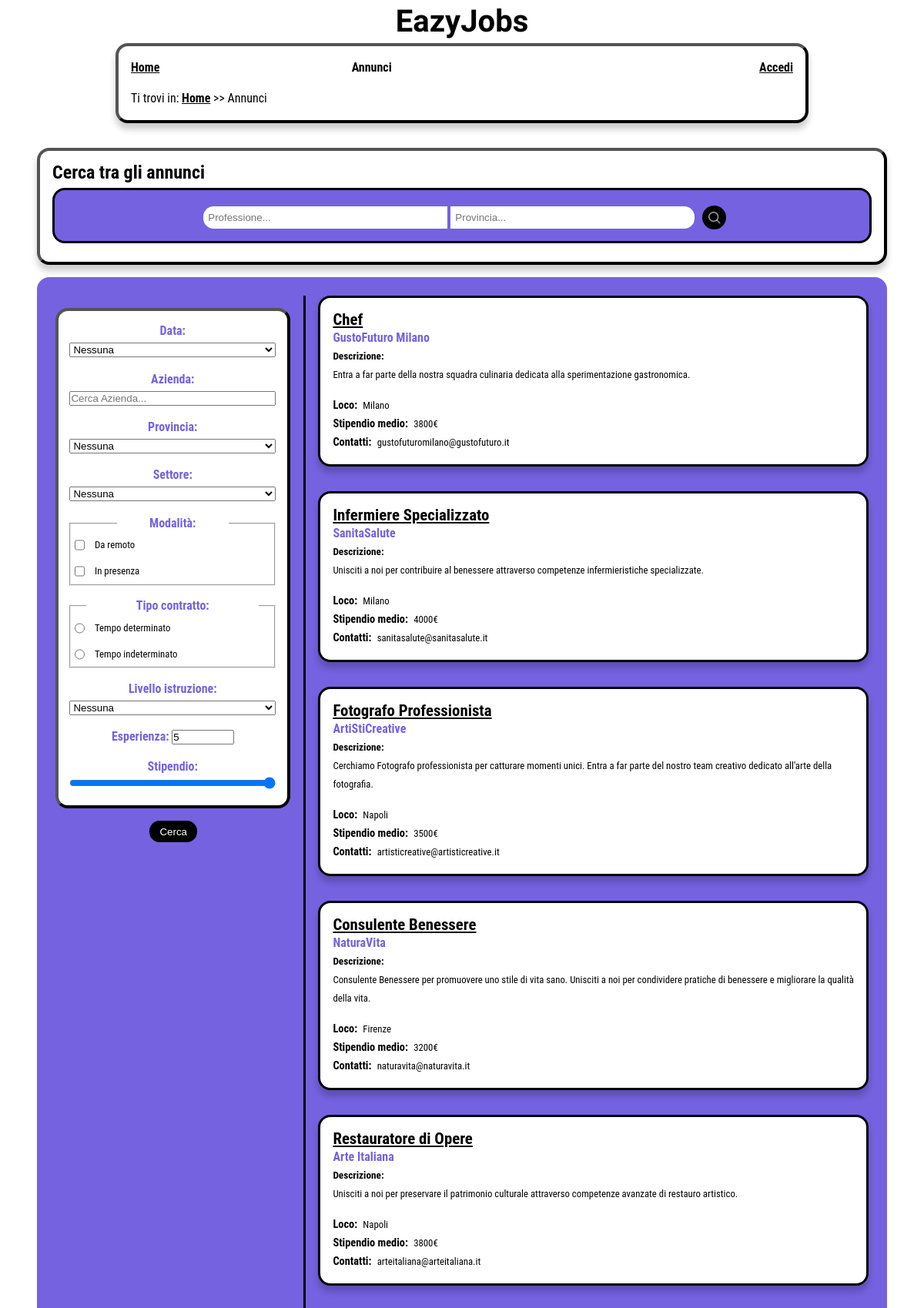
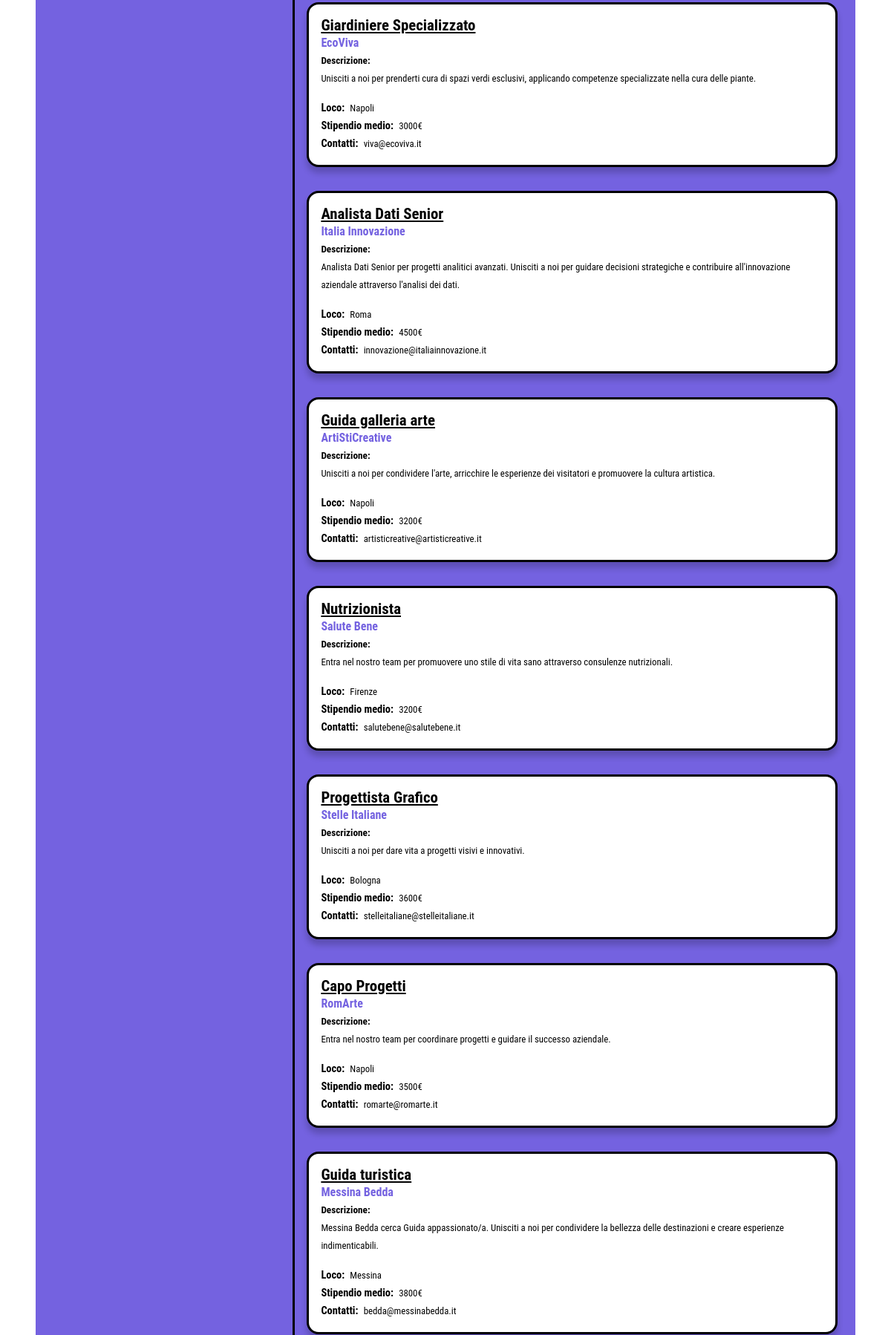
Page /EazyJobs/Annunci.php (upper part) on the committed database (2 pictures, top to bottom).
### tables this page shows
CREATE TABLE IF NOT EXISTS annunci
(
    id int NOT NULL AUTO_INCREMENT,
    titolo character varying(60) NOT NULL,
	locazione character varying(60) NOT NULL,
	data_pub datetime NOT NULL,
	settore character varying(60) NOT NULL,
	remoto boolean NOT NULL,
    presenza boolean NOT NULL,
	contratto character varying(60) NOT NULL,
    `desc_breve` character varying(200) NOT NULL,
	`desc_completa` character varying(500) NOT NULL,
    livello_istruzione character varying(90) NOT NULL,
	esperienza integer NOT NULL,
    stipendio decimal NOT NULL,
    azienda_id int NOT NULL,
    PRIMARY KEY (id),
	FOREIGN KEY (azienda_id)
    REFERENCES aziende (id)
    ON UPDATE CASCADE
    ON DELETE CASCADE
);

CREATE TABLE IF NOT EXISTS aziende
(
    id int NOT NULL AUTO_INCREMENT,
    email character varying(60) UNIQUE NOT NULL,
    password character varying(100) NOT NULL,
	nome character varying(60) NOT NULL,
	sito character varying(50) NOT NULL,
	fondazione integer NOT NULL,
	dipendenti integer NOT NULL,
	fatturato integer NOT NULL,
	sede character varying(60) NOT NULL,
	settore character varying(60) NOT NULL,
	`desc` character varying (500) NOT NULL,
    logo_path character varying(90),
    PRIMARY KEY (id)
);

### EazyJobs/models/annuncio.php (called while the page is built, shortened)
<?php
class Annuncio
{
  private $conn;
  public function __construct($db)
  {
    $this->conn = $db;
  }
  public function getAll()
  {
    $query = 'SELECT annunci.id, azienda_id, titolo, email, desc_completa, desc_breve, data_pub, nome, locazione, annunci.settore, remoto, presenza, contratto, livello_istruzione, esperienza, stipendio FROM annunci INNER JOIN aziende ON azienda_id = aziende.id ORDER BY annunci.id DESC';
    $stmt = $this->conn->prepare($query);
    $stmt->execute();
    return $stmt;
  }
}

### EazyJobs/Annunci.php (the view, shortened to what this page needs)
<?php
include_once 'models/annuncio.php';
$database = new Database();
$db = $database->connect();
$preferiti = array();
$candidati = array();
$annuncio = new Annuncio($db);
$data_pub = $_GET['data_pub'] ?? null;
$nome = $_GET['nome'] ?? null;
$locazione = $_GET['locazione'] ?? null;
$settore = $_GET['settore'] ?? null;
$remoto = $_GET['remoto'] ?? null;
$presenza = $_GET['presenza'] ?? null;
$contratto = $_GET['contratto'] ?? null;
$livello_istruzione = $_GET['livello_istruzione'] ?? null;
$esperienza = $_GET['esperienza'] ?? null;
$stipendio = $_GET['stipendio'] ?? null;
$nome = ($nome === "Nessuna") ? null : $nome;
$locazione = ($locazione === "Nessuna") ? null : $locazione;
$settore = ($settore === "Nessuna") ? null : $settore;
$livello_istruzione = ($livello_istruzione === "Nessuna") ? null : $livello_istruzione;
$filters = array_filter(compact(
    'data_pub',
    'nome',
    'locazione',
    'settore',
    'remoto',
    'presenza',
    'contratto',
    'livello_istruzione',
    'esperienza',
    'stipendio'
));
$result = $annuncio->getAll();
$num = $result->rowCount();
if ($num > 0) {
    $min = "flag";
    $str_professione = "";
    $str_locazione = "";
    $str_provincie = "";
    $str_nome = "";
    $str_settore = "";
    $max = 0;
    $duplicate = array();
    while ($row = $result->fetch(PDO::FETCH_ASSOC)) {
        extract($row);
        if ($min == "flag") {
            $min = $stipendio;
        };
            if (!in_array($titolo, $duplicate)) {
                array_push($duplicate, $titolo);
                $str_professione .=
                    "<option value='" . $titolo . "'> \n";
            }
            if (!in_array($locazione, $duplicate)) {
                array_push($duplicate, $locazione);
                $str_locazione .=
                    "<option value='" . $locazione . "'> \n";
                $str_provincie .=
                    "<option value='" . $locazione . "'> " . $locazione . "</option>\n";
            }
            if (!in_array($nome, $duplicate)) {
                array_push($duplicate, $nome);
                $str_nome .=
                    "<option value='" . $nome . "'> \n";
            }
            if (!in_array($settore, $duplicate)) {
                array_push($duplicate, $settore);
                $str_settore .=
                    "<option value='" . $settore . "'> " . $settore . "</option>\n";
            }
            if ($stipendio > $max)
                $max = $stipendio;
            if ($stipendio < $min)
                $min = $stipendio;
        };
} else {
    echo json_encode(
        array('message' => 'Nessun annuncio trovato')
    );
}
if (empty($filters)) {
    $result1 = $annuncio->getAll();
} else {
    $result1 = $annuncio->getFiltered($filters);
}
$num = $result1->rowCount();
if ($num > 0) {
    $str_annunci = "";
    $str_completo = "";
    $first = true;
    while ($row = $result1->fetch(PDO::FETCH_ASSOC)) {
        extract($row);
        $str_annunci .=
            "<li id='#" . $id . "'>" .
            "<a href='annuncio-" . $id . "' class='annuncio-link' aria-label=\"Scopri l'annuncio " . $titolo ."\" data-target='annuncio-" . $id ."'>" .
            "<h3>" . $titolo . "</h3>" .
            "</a>" .
            "<div class='header-annunci'>" .
            "<h4>" . $nome . "</h4>" .
            "<img src='./assets/logos/". $azienda_id ."_logo.png' alt='Logo azienda " . $nome ."'>" .
            "</div>" .
            "<h5>Descrizione:</h5>" .
            "<p>" . $desc_breve . "</p>" .
            "<dl class='job-info'>" .
            "<dt>Loco:</dt><dd>" . $locazione . "</dd>" .
            "<dt>Stipendio medio:</dt><dd>" . $stipendio . "€</dd>" .
            "<dt>Contatti:</dt><dd>" . $email . "</dd>" .
            "</dl>" .
            "</li>";
        if ($first == true) {
            $str_completo .=
            "<article id='annuncio-" . $id . "' class='annuncio-completo'>";
            $first = false;
        }else{
            $str_completo .=
            "<article id='annuncio-" . $id . "' class='annuncio-completo hidden'>";
        }
            $ml = "";
            if ($presenza == 1) {
                $ml = " In presenza";
            }
            if ($remoto == 1) {
                $ml = "Da remoto";
                if ($presenza == 1) {
                    $ml .= " e in presenza";
                }
            }
        $data_originale = new DateTime($data_pub);
        $data_formattata = $data_originale->format('d/m/Y');
        $str_completo .=
            "<div class='annuncio-completo-contenitore' tabindex='0'>" .
                "<h3>" . $titolo . "</h3>" .
                "<div class='header-annunci'>" .
                "<h4>" . $nome . "</h4>" .
                "<img src='./assets/logos/". $azienda_id ."_logo.png' alt='Logo azienda " . $nome ."'>" .
                "</div>" .
                "<h5>Descrizione:</h5>" .
                "<p>" . $desc_completa . "</p>" .
                "<dl class='annuncio-info'>" .
                "<dt>Candidati all'annuncio:</dt><dd>5</dd>" .
                "<dt>Recensioni dell'azienda:</dt><dd>20</dd>" .
                "</dl>" .
                "<div class='dettagli' aria-live='polite'>" .
                    "<dl class='job-complete-info'>" .
                    "<dt>Data di pubblicazione:</dt><dd><time datetime=\"$data_pub\">" . $data_formattata . "</time></dd>" .
                    "<dt>Loco:</dt><dd>" . $locazione . "</dd>" .
                    "<dt>Settore:</dt><dd>" . $settore . "</dd>" .
                    "<dt>Modalita' di lavoro:</dt><dd>" . $ml . "</dd>" .
                    "<dt>Tipo di contratto:</dt><dd>" . $contratto . "</dd>" .
                    "<dt>Livello di istruzione richiesto:</dt><dd>" . $livello_istruzione . "</dd>" .
                    "<dt>Esperienza minima richiesta:</dt><dd>" . $esperienza . " anni</dd>" .
                    "<dt>Stipendio:</dt><dd>" . $stipendio . " €</dd>" .
                    "<dt>Contatti:</dt><dd>" . $email . "</dd>" .
                    "</dl>" .
                "</div>" .
            "</div>" ;
            $str_completo .=
            "<ul class='azioni-aggiuntive'>" .
            "<li><input type='submit' class='bottone-dettagli' value='Mostra più dettagli' aria-label=\"Mostra più dettagli per l'annuncio #{$id}\"></li>";
            if(!in_array($id, $candidati)){
                $str_completo .=             "<li><input type='submit' class='bottone-candidati' data-id='" . $id ."' value='Candidati' aria-label=\"Candidati all'annuncio #{$id}\"></li>" ;
            }
            if(!in_array($id, $preferiti)){
                $str_completo .= "<li><input type='submit' class='bottone-salva' data-id='" . $id ."' value='Salva' aria-label=\"Salva l'annuncio {$id}\"></li>" ;
            }
            $str_completo .=
                "<li><input type='submit' class='bottone-stampa' value='Stampa' aria-label=\"Stampa l'annuncio {$id}\"></li>".
                "</ul>".
                "<input type='submit' class='bottone-annunci' data-target='annuncio-" . $id ."' value='Torna agli annunci' aria-label=\"Esci dall'annuncio {$id}\">" .
                "</article>";
    }
} else {
    $str_completo = '<img id="no-annuncio-completo" src="./assets/illustrations/undraw_void_ggu.svg" alt="">';
    $str_annunci = '<li class="nessun-trovato">(!) Nessun annuncio trovato</li>';
}
$nomefile = "./templates/Annunci.html";
$contenuto = file_get_contents($nomefile);
if (isset($_SESSION['user_id'])) {
    $contenuto = str_replace("php-placeholder", "User.php", $contenuto);
    $contenuto = str_replace("link-placeholder", "Area personale", $contenuto);
} else if (isset($_SESSION['admin_id'])) {
    $contenuto = str_replace("php-placeholder", "Admin.php", $contenuto);
    $contenuto = str_replace("link-placeholder", "Area personale", $contenuto);
} else {
    $contenuto = str_replace("php-placeholder", "Accedi.php", $contenuto);
    $contenuto = str_replace("link-placeholder", "Accedi", $contenuto);
}
$contenuto = str_replace("", $str_annunci, $contenuto);
$contenuto = str_replace("", $str_completo, $contenuto);
$contenuto = str_replace("", $str_professione, $contenuto);
$contenuto = str_replace("", $str_locazione, $contenuto);
$contenuto = str_replace("", $str_provincie, $contenuto);
$contenuto = str_replace("", $str_nome, $contenuto);
$contenuto = str_replace("", $str_settore, $contenuto);
$contenuto = str_replace("min-placeholder", $min, $contenuto);
$contenuto = str_replace("max-placeholder", $max, $contenuto);
$contenuto = str_replace("value-placeholder", $max, $contenuto);
echo $contenuto;

### EazyJobs/style/style_mini.css (style rules this page uses)
main { width: 90%; margin-top: 0; }
header { display: flex; flex-direction: row; align-items: center; overflow: visible; justify-content: space-between; background-color: var(--headerBgColor); width: 100%; max-height: 20vh; margin-bottom: 0; }
header .header-logo h1 { font-size: 2em; }
#navigazione { border-radius: 0; box-shadow: none; max-width: 100%; padding: 0; border-radius: 1em; }
#breadcrumb { border-radius: 1em; }
#menu, #menu.showing { max-height: 80vh; transition: max-height 0.25s linear; overflow: hidden; }
#menu.hiding { max-height: 0vh; transition: none; }
#menu ul { flex-direction: column; }
#menu ul li:nth-child(3) { display: none; }
#menu ul li { border-top: 2px solid var(--headerBgColor); text-align: center; font-size: 2em; height: 2em; line-height: 2em; }
#menu ul li a { display: block; background-color: var(--headerTxtColor); color: var(--headerBgColor); border-radius: 0.4em; height: inherit; }
#barra-ricerca { background-color: var(--headerBgColor); margin-bottom: 0; padding: 0.5em 5%; order: 1; bottom: 0; width: 100%; max-height: 15em; border-radius: 0; box-shadow: none; border-bottom: solid 0.1em var(--headerTxtColor); }
#primoContenuto { display: contents; }
#barra-ricerca h2 { font-size: 1.2em; }
#professione, #locazione { width: 40%; }
#annunci-main { height: auto; width: 100%; margin: 0; border-radius: 0; display: flex; flex-direction: column; }
form { text-align: center; margin: 1em 0; order: 1; }
#ricerca-avanzata { display: flex; flex-direction: column; }
#filtri-ricerca { display: none; width: 100%; margin-top: 0; background-color: var(--headerBgColor); border-radius: 1em; padding-bottom: 0.5em; order: 0; }
#filtri { display: flex; flex-direction: column; align-items: center; list-style-type: none; background-color: var(--headerBgColor); border-radius: 0; margin: 1em auto 1em; padding: 0.3em; border: none; }
#filtri div { width: 70%; padding: 0.3em; background-color: var(--footerBgColor); margin: 0.3em; }
#filtri div label { margin: auto; white-space: nowrap; color: var(--headerTxtColor); font-weight: bold; }
#filtri div select, #filtri div input[type="text"], #filtri div input[type="range"] { width: 100%; margin: auto; height: auto; }
#filtri div input[type="number"] { width: 30%; margin: auto; height: auto; }
#filtri div .checkbox-modalità, #filtri div .radio-contratto { display: flex; margin: auto; }
#filtri div .checkbox-modalità label, #filtri div .radio-contratto label { font-size: 0.8em; color: black; font-weight: normal; }
#filtri #modalità legend { width: 30%; }
#filtri #contratto legend { width: 50%; }
#filtri-ricerca input[type="submit"] { width: auto; margin: auto; }
ul.annunci { display: flex; flex-direction: column; flex-wrap: nowrap; overflow-y: auto; max-height: 80vh; width: 100%; list-style-type: none; overflow-x: unset; margin-top: 1em; }
ul.annunci li { background-color: white; box-shadow: 0 0.5em 0.5em rgba(0, 0, 0, 0.2); border: 0.2em var(--footerTxtColor) solid; border-radius: 1em; max-width: 100%; padding: 1em; margin: 1em; }
ul.annunci li h3 { font-size: 1.3em; }
ul.annunci li a { color: var(--linkColor); }
ul.annunci li h4 { font-size: 1em; }
ul.annunci li h5 { font-size: 0.9em; font-weight: bold; }
ul.annunci li p { font-size: 0.8em; }
.header-annunci { display: flex; flex-direction: row; align-items: start; white-space: nowrap; overflow: hidden; }
.header-annunci h4 { margin: 0; }
#annunci-temp { display: flex; flex-direction: column; width: 100%; }
#annunci-main #content { background-color: var(--bgColor); border-radius: 0; padding: 0.5em; padding-bottom: 7em; }

### EazyJobs/style/print.css (style rules this page uses)
* { margin: 0; padding: 0; }
html { font-family: 'Times New Roman', Times, serif; font-size: 12pt; margin: auto; }
body { width: 100%; margin: 0 auto; padding: 0; background-color: #FFFFFF; }
header h1 { font-size: 25pt; font-family: 'Climate Crisis', sans-serif; font-family: 'Syncopate', sans-serif; text-align: center; margin-top: 2pt; }
#menu { display: none; }
#navigazione { border-radius: 0; box-shadow: none; }
#breadcrumb { padding: 0.5em 0 0.5em 0; margin-top: 0.5em; border-top: 1pt solid #000; border-bottom: 1pt solid #000; font-weight: bold; }
main { margin-left: 0em; width: 100%; padding: 0.3em 0em 0.5em 0em; box-shadow: none; }
a { text-decoration: none; color: #000000; }
input[type="submit"], button { display: none; }
#barra-ricerca { display: none; }
.annunci { display: none; }

### rows in the picture
annunci: titolo "Chef", desc_breve "Entra a far parte della nostra squadra culinaria dedicata alla sperimentazione gastronomica.", locazione "Milano", stipendio "3800"
aziende: nome "GustoFuturo Milano", email "gustofuturomilano@gustofuturo.it"
annunci: titolo "Infermiere Specializzato", desc_breve "Unisciti a noi per contribuire al benessere attraverso competenze infermieristiche specializzate.", locazione "Milano", stipendio "4000"
aziende: nome "SanitaSalute", email "sanitasalute@sanitasalute.it"
annunci: titolo "Fotografo Professionista", desc_breve "Cerchiamo Fotografo professionista per catturare momenti unici. Entra a far parte del nostro team creativo dedicato all'arte della fotografia.", locazione "Napoli", stipendio "3500"
aziende: nome "ArtiStiCreative ArtiStiCreative", email "artisticreative@artisticreative.it artisticreative@artisticreative.it"
annunci: titolo "Consulente Benessere", desc_breve "Consulente Benessere per promuovere uno stile di vita sano. Unisciti a noi per condividere pratiche di benessere e migliorare la qualità della vita.", locazione "Firenze", stipendio "3200"
aziende: nome "NaturaVita", email "naturavita@naturavita.it"
annunci: titolo "Restauratore di Opere", desc_breve "Unisciti a noi per preservare il patrimonio culturale attraverso competenze avanzate di restauro artistico.", locazione "Napoli", stipendio "3800"
aziende: nome "Arte Italiana", email "arteitaliana@arteitaliana.it"
annunci: titolo "Giardiniere Specializzato", desc_breve "Unisciti a noi per prenderti cura di spazi verdi esclusivi, applicando competenze specializzate nella cura delle piante.", locazione "Napoli", stipendio "3000"
aziende: nome "EcoViva", email "viva@ecoviva.it"
annunci: titolo "Analista Dati Senior", desc_breve "Analista Dati Senior per progetti analitici avanzati. Unisciti a noi per guidare decisioni strategiche e contribuire all'innovazione aziendale attraverso l'analisi dei dati.", locazione "Roma", stipendio "4500"
aziende: nome "Italia Innovazione", email "innovazione@italiainnovazione.it"
annunci: titolo "Guida galleria arte", desc_breve "Unisciti a noi per condividere l'arte, arricchire le esperienze dei visitatori e promuovere la cultura artistica.", locazione "Napoli", stipendio "3200"
annunci: titolo "Nutrizionista", desc_breve "Entra nel nostro team per promuovere uno stile di vita sano attraverso consulenze nutrizionali.", locazione "Firenze", stipendio "3200"
aziende: nome "Salute Bene", email "salutebene@salutebene.it"
annunci: titolo "Progettista Grafico", desc_breve "Unisciti a noi per dare vita a progetti visivi e innovativi.", locazione "Bologna", stipendio "3600"
aziende: nome "Stelle Italiane", email "stelleitaliane@stelleitaliane.it"
annunci: titolo "Capo Progetti", desc_breve "Entra nel nostro team per coordinare progetti e guidare il successo aziendale.", locazione "Napoli", stipendio "3500"
aziende: nome "RomArte", email "romarte@romarte.it"
annunci: titolo "Guida turistica", desc_breve "Messina Bedda cerca Guida appassionato/a. Unisciti a noi per condividere la bellezza delle destinazioni e creare esperienze indimenticabili.", locazione "Messina", stipendio "3800"
aziende: nome "Messina Bedda", email "bedda@messinabedda.it"
